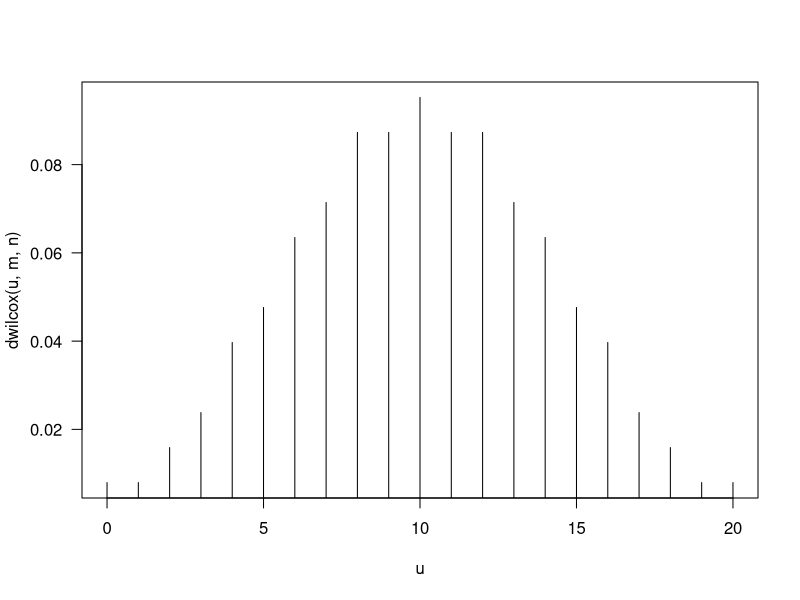
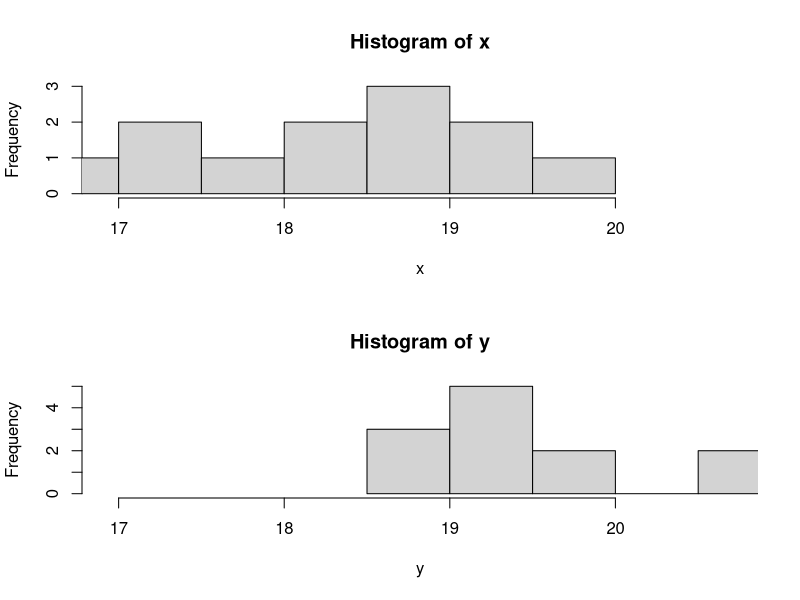

Reproduce these figures in R, in order.
## ---- chunk 1
m=28; n=30; x=rnorm(m,mean=1,sd=1); y=rnorm(n,mean=1.1,sd=1);
t.test(x,y)

## ---- chunk 2
u=c(-1,0,2); c( median(u), mean(u), rank(u) );
u[3]=100; u
c( median(u), mean(u), rank(u));
u[1]=-200; u
c( median(u), mean(u), rank(u));
u=c(-1,-1,0,2); rank(u); #?rank

## ---- chunk 3
m=4; n=5; mn=m*n
c( dwilcox(0,m,n), dwilcox(mn,m,n), 1/choose(m+n,m))

u=0:mn; plot(u, dwilcox(u,m,n),type="h",las=1)

## ---- chunk 4
x=c(0.80, 0.83, 1.89, 1.04, 1.45, 1.38, 1.91, 1.64,
0.73, 1.46); y=c(1.15, 0.88, 0.90, 0.74, 1.21);
oxy=outer(x,y,function(u,v){(u>v)*1})
u=sum(oxy); u
pwilcox(u-1,length(x),length(y),lower.tail=F)
wilcox.test(x, y, alternative = "g",conf.int=T);


## ---- chunk 5
xy=outer(x,y,"-"); median(xy)
## ---- chunk 6
x=c(18.85,16.93,19.29,18.31,17.27,18.64,17.82,19.00,19.58,18.04,17.27,
19.19); y=c(19.23,19.57,19.50,18.64,18.70,19.54,19.04,20.67,20.71,
18.99,19.37,19.06); par(mfrow=c(2,1));
hist(x,xlim=range(x,y)); hist(y,xlim=range(x,y));

wilcox.test(x,y,alternative="less",conf.int=T)

wilcox.test(x,y,alternative="less",conf.int=T,exact=F,
correct=T)
wilcox.test(x,y,alternative="less",conf.int=T,exact=F,
correct=F)


## ---- chunk 7
x=rnorm(50)
y=runif(30)
# Do x and y come from the same distribution?
ks.test(x, y)


